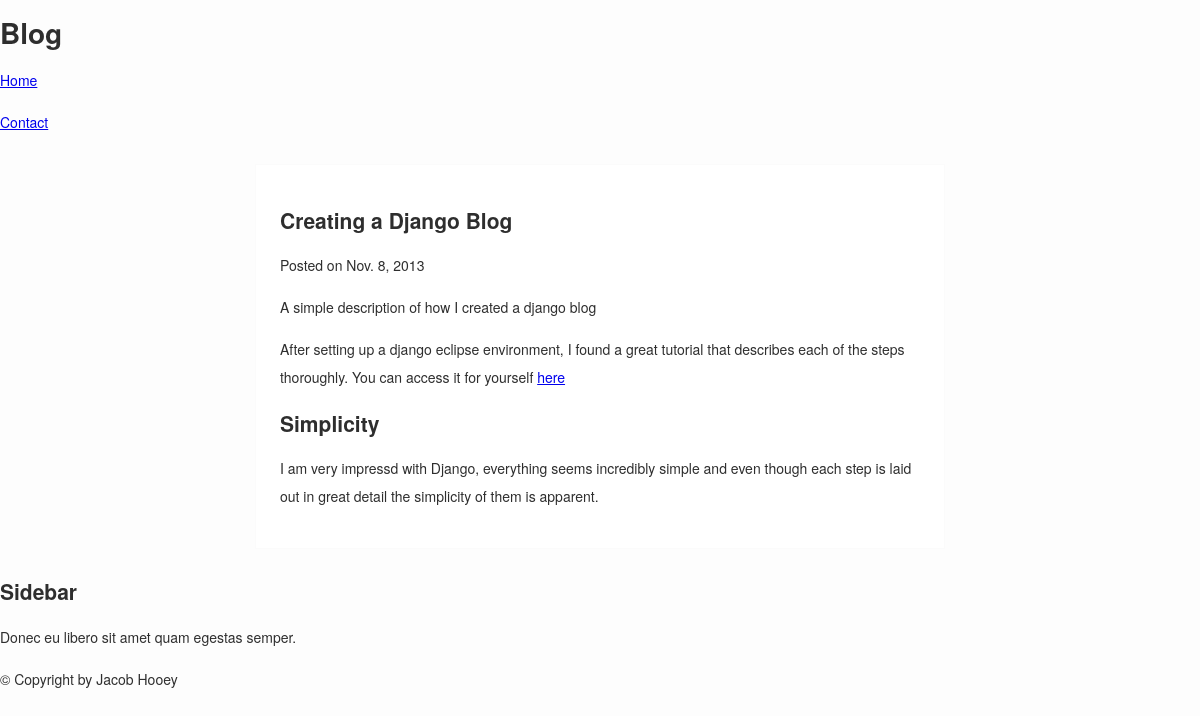
Screenshot of /creating-blog/ with the database file from the repository.
### blog/models.py (models this page shows, shortened)
class Post(models.Model):
    title = models.CharField(max_length=255)
    author = models.CharField(max_length=255, default='Jacob Hooey')
    slug = models.SlugField(unique=True, max_length=255)
    category = models.CharField(max_length=255)
    description = models.CharField(max_length=255)
    content = models.TextField()
    published = models.BooleanField(default=True)
    created = models.DateTimeField(auto_now_add=True)

### blog/views.py (the view)
# urls.py: url(r'^(?P<slug>[\w\-]+)/$', 'blog.views.post'),
def post(request, slug):
    post = get_object_or_404(Post, slug=slug)
    return render(request, 'blog/post.html', {'post': post})

### pompouspanda/templates/blog/post.html (shortened to what this page needs)
{% extends 'blog/base.html' %}
{% block content %}
<article>
	<header>
		<h1>{{post.title}}</h1>
		<p>
			Posted on
			<time datetime="{{post.created|date:"c"}}">
				{{post.created|date}}
			</time>
		</p>
	</header>
	<p class="description">
		{{post.description}}
	</p>
	{{post.content|safe}}
</article>
{% endblock %}

### pompouspanda/static/style.css (style rules this page uses)
body { background-color: #fdfdfd; color: #2e2e2e; margin: 0; padding: 0; font-size: 14px; line-height: 28px; font-family: 'Helvetica Neue', Helvetica, Arial, sans-serif; }

### rows the page displays
Post: title "Creating a Django Blog", created "Nov. 8, 2013", description "A simple description of how I created a django blog", content "After setting up a django eclipse environment, I found a great tutorial that describes each of the steps thoroughly. You can access it for yourself here Simplicity I am very impressd with Django, everything seems incredibly simple and even though each step is laid out in great detail the simplicity of them is apparent."
